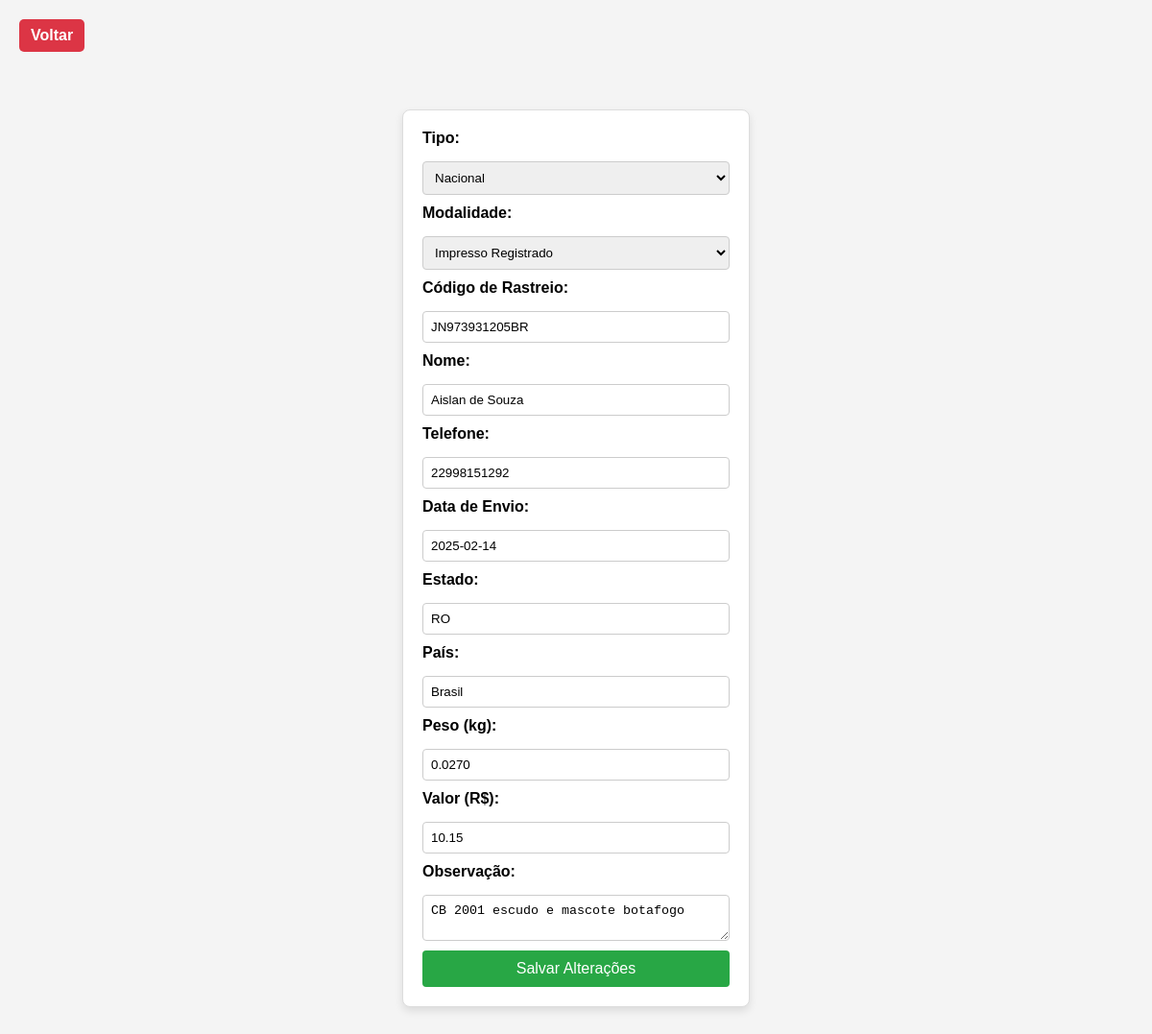
The app's page /editar.php?id=3 with its own data.
### tables this page shows
CREATE TABLE `envios` (
  `id` int(11) NOT NULL,
  `tipo` enum('Nacional','Internacional') NOT NULL,
  `codigo_rastreio` varchar(50) NOT NULL,
  `nome` varchar(100) NOT NULL,
  `telefone` varchar(20) NOT NULL,
  `data_envio` date NOT NULL,
  `estado` varchar(50) NOT NULL,
  `pais` varchar(50) NOT NULL,
  `peso` decimal(10,4) NOT NULL,
  `valor` decimal(10,2) NOT NULL,
  `observacao` text DEFAULT NULL,
  `status` varchar(50) DEFAULT 'Pendente',
  `modalidade` varchar(50) DEFAULT NULL,
  `feedback` enum('positivo','neutro','negativo') DEFAULT NULL
);

### editar.php (the view, shortened to what this page needs)
<?php
include 'conexao.php';
$id = $_GET['id'];
$sql = "SELECT * FROM envios WHERE id = ?";
$stmt = $conn->prepare($sql);
$stmt->bind_param("i", $id);
$stmt->execute();
$result = $stmt->get_result();
$envio = $result->fetch_assoc();
?>
<!DOCTYPE html>
<html lang="pt-br">
<head>
    <link rel="stylesheet" href="style.css">
</head>
<body>
    <a href="index.php" class="btn-voltar">Voltar</a>
    <form action="processa_edicao.php" method="post" class="form-cadastro">
        <label>Tipo:</label>
        <select name="tipo">
            <option value="Nacional" <?= $envio['tipo'] == 'Nacional' ? 'selected' : '' ?>>Nacional</option>
        </select>
        <label>Modalidade:</label>
        <select name="modalidade">
            <option value="Impresso Registrado" <?= $envio['modalidade'] == 'Impresso Registrado' ? 'selected' : '' ?>>Impresso Registrado</option>
        </select>
        <label>Código de Rastreio:</label>
        <input type="text" name="codigo_rastreio" value="<?= $envio['codigo_rastreio'] ?>" required>
        <label>Nome:</label>
        <input type="text" name="nome" value="<?= $envio['nome'] ?>" required>
        <label>Telefone:</label>
        <input type="text" name="telefone" value="<?= $envio['telefone'] ?>" maxlength="14" required>
        <label>Data de Envio:</label>
        <input type="text" name="data_envio" value="<?= $envio['data_envio'] ?>" maxlength="10" required>
        <label>Estado:</label>
        <input type="text" name="estado" value="<?= $envio['estado'] ?>" required>
        <label>País:</label>
        <input type="text" name="pais" value="<?= $envio['pais'] ?>" required>
        <label>Peso (kg):</label>
        <input type="number" name="peso" value="<?= $envio['peso'] ?>" step="0.001" required>
        <label>Valor (R$):</label>
        <input type="number" name="valor" value="<?= $envio['valor'] ?>" step="0.01" required>
        <label>Observação:</label>
        <textarea name="observacao"><?= $envio['observacao'] ?></textarea>
        <button type="submit">Salvar Alterações</button>
    </form>
</body>
</html>

### style.css (style rules this page uses)
body { font-family: Arial, sans-serif; background-color: #f4f4f4; margin: 20px; }
.btn-voltar { display: inline-block; margin-bottom: 10px; background: #dc3545; color: #fff; padding: 8px 12px; border-radius: 5px; text-decoration: none; font-weight: bold; }
.form-cadastro { display: flex; flex-direction: column; gap: 10px; width: 320px; margin: 50px auto; padding: 20px; background: #fff; border-radius: 8px; box-shadow: 0px 4px 8px rgba(0, 0, 0, 0.1); border: 1px solid #ddd; }
.form-cadastro label { font-weight: bold; margin-bottom: 5px; }
.form-cadastro input, .form-cadastro select, .form-cadastro textarea { padding: 8px; border: 1px solid #ccc; border-radius: 4px; width: 100%; box-sizing: border-box; }
.form-cadastro button { background: #28a745; color: #fff; padding: 10px; border: none; border-radius: 4px; cursor: pointer; font-size: 16px; }

### records on screen
envios: tipo "Nacional", modalidade "Impresso Registrado", codigo_rastreio "JN973931205BR", nome "Aislan de Souza", telefone "22998151292", data_envio "2025-02-14", estado "RO", pais "Brasil", peso "0.0270", valor "10.15", observacao "CB 2001 escudo e mascote botafogo"
